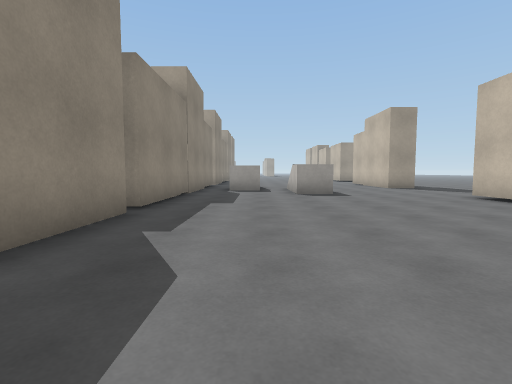
View 1 (above)

24 first-person views from a walk through a Unity game level. The camera is 1.2 m above the floor, tilts 4° down and sees 85° across. The floor is counted in squares, 2 m on a side. Each view is taken from the middle of a square. On the plan, view 1 faces up. The plan holds only what a view shows up to about 9 squares ahead; the rest is blank. The place goes on beyond the plan. The player character is not drawn. Surface patterns are stand-ins for the level's own textures.

View 2
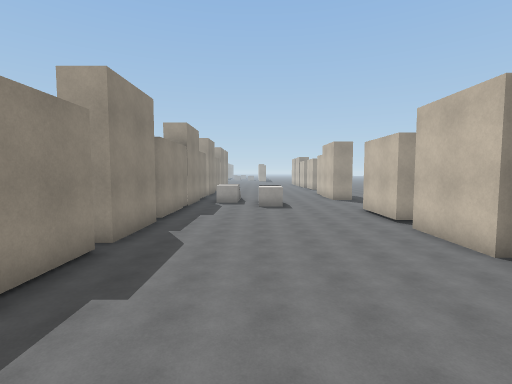

View 3
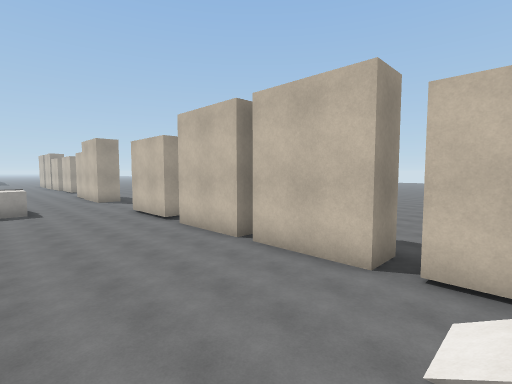

View 4
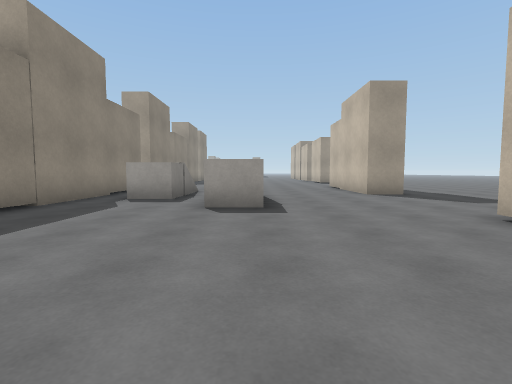

View 5
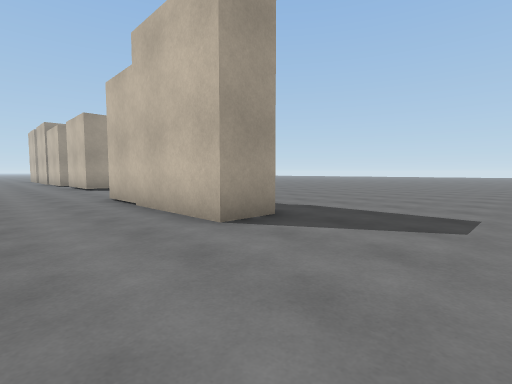

View 6
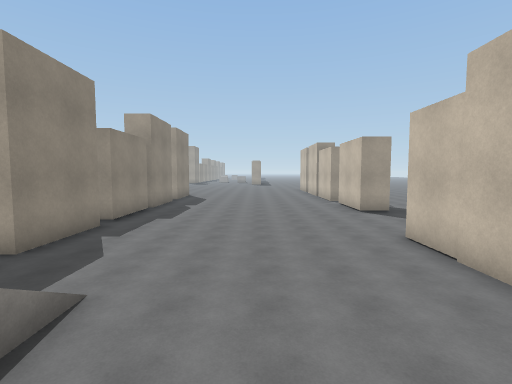

View 7
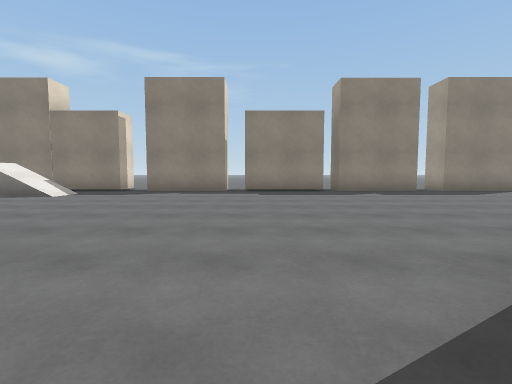

View 8
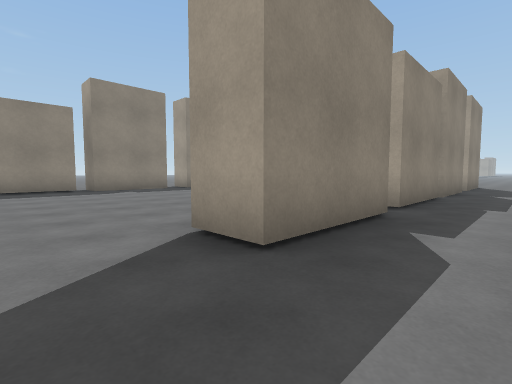

View 9
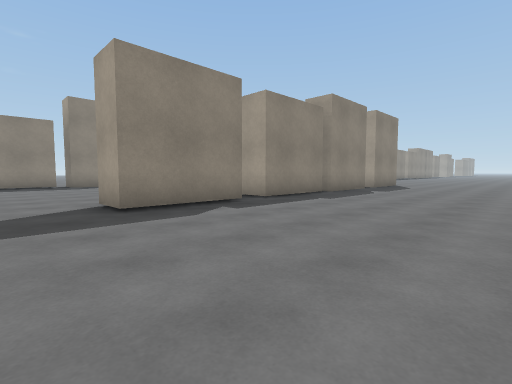

View 10
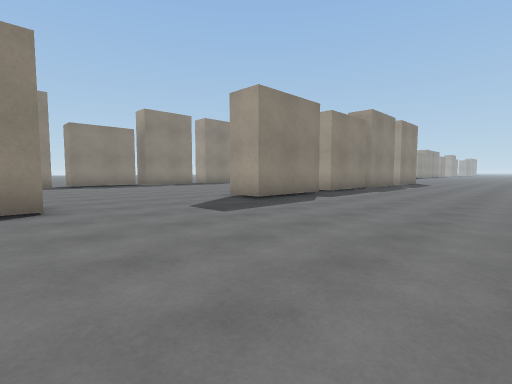

View 11
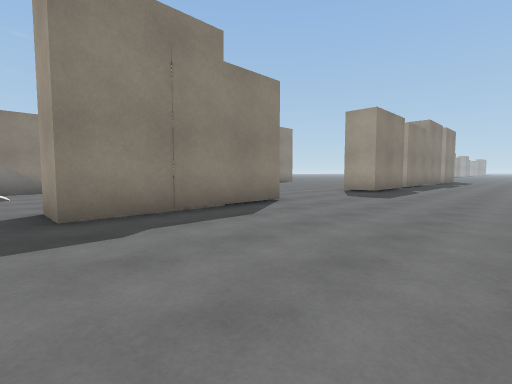

View 12
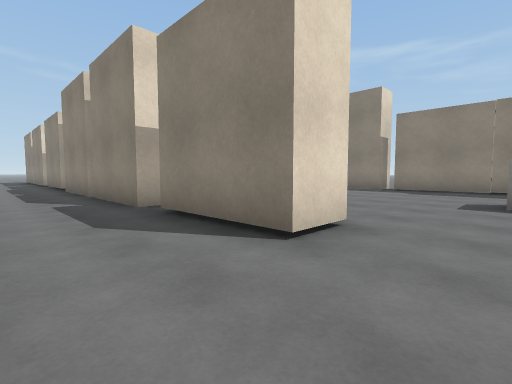

View 13
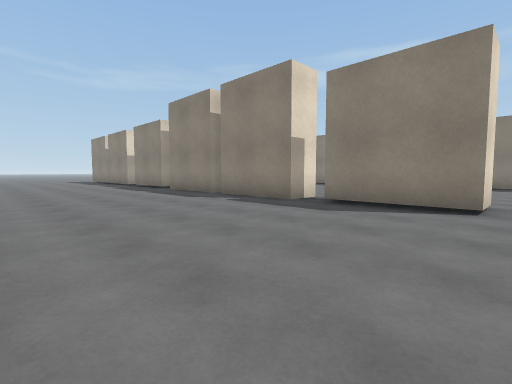

View 14
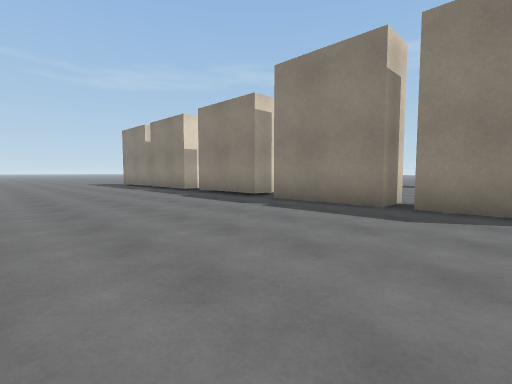

View 15
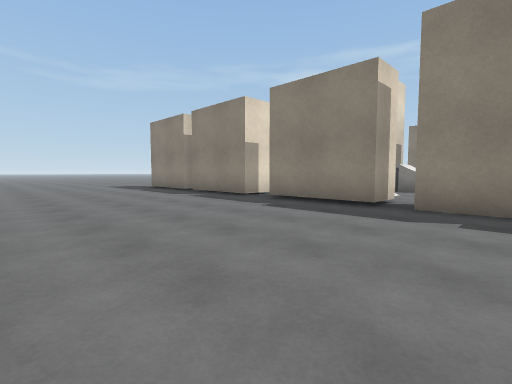

View 16
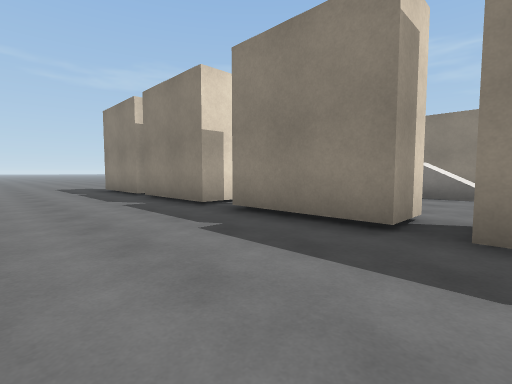

View 17
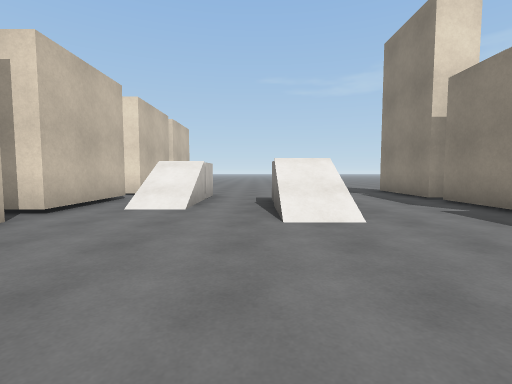

View 18
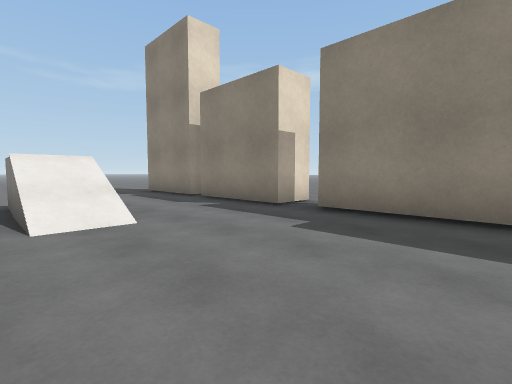

View 19
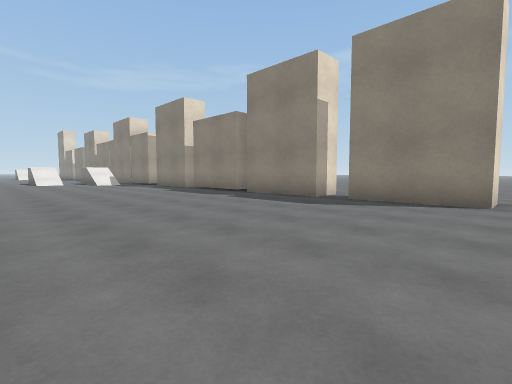

View 20
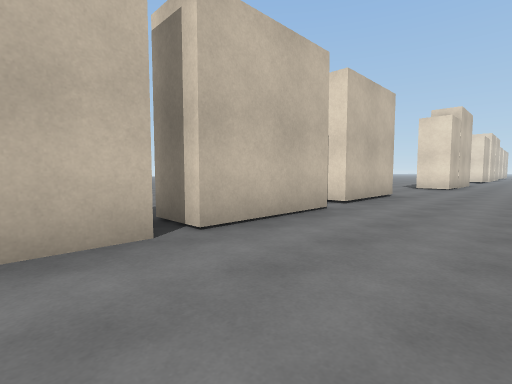

View 21
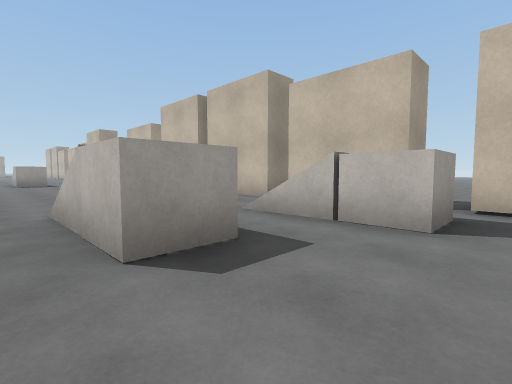

View 22
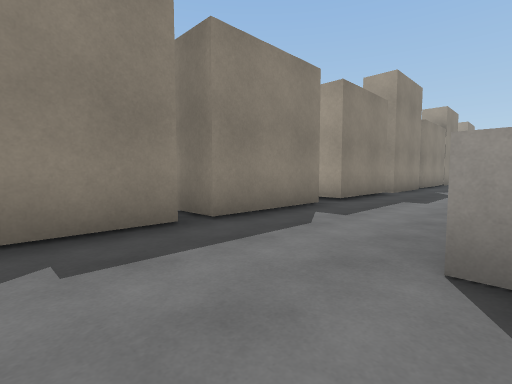

View 23
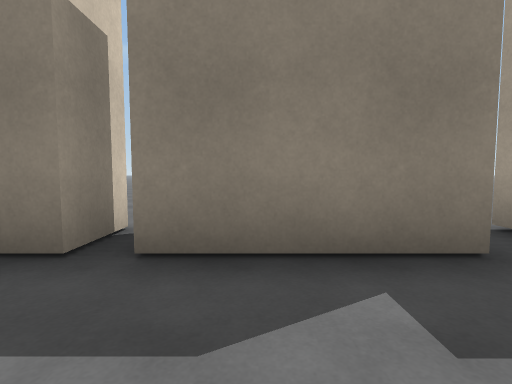

View 24
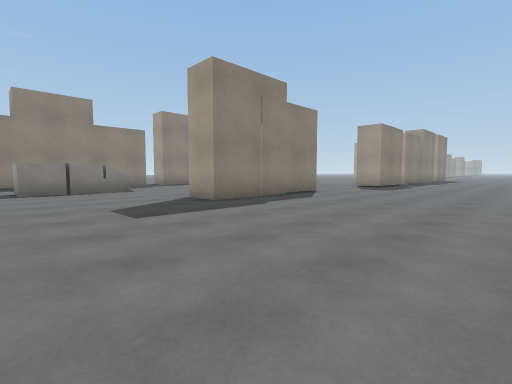

### Floor plan
Key: @ floor where view 1 was taken; # wall or solid block; . floor; / step, stairs or slope; ^ raised ledge.
Columns run from 5 left of view 1 to 11 right of it. Each row starts with its distance up from view 1.
 26 ...........#.....
 25   ##.......#.....
 24    #.......#.....
 23    #.......#.....
 22   ##.......#.....
 21    #.......#.....
 20    #.......#.....
 19    #.......#.....
 18    #.............
 17    #.............
 16    #.............
 15    #.............
 14    #......##.....
 13    .......##.....
 12    #//....##.....
 11    #//....##.....
 10    #/^//.........
  9    #..//.........
  8    #...#.........
  7    #.............
  6    #......##.....
  5    #......##.....
  4    #......##.....
  3    #......##.....
  2    #......##.....
  1    #......##.....
  0    #.@....##.....
 -1   ##......##.....
 -2   ........##.....
 -3   ##../...##.....
 -4   ##.././/##.....
 -5   ...././###.....
 -6   ##.....#.......
 -7    #......##.....

Where each view was taken, in squares from view 1:
view 1: 0 up, 0 right, facing up
view 2: 4 down, 1 right, facing up
view 3: 4 down, 1 right, facing up-right
view 4: 3 up, 2 right, facing up
view 5: 8 up, 3 right, facing up-right
view 6: 9 up, 2 right, facing up
view 7: 17 up, 7 right, facing left
view 8: 17 up, 8 right, facing up-left
view 9: 17 up, 11 right, facing up-left
view 10: 14 up, 11 right, facing up-left
view 11: 10 up, 10 right, facing up-left
view 12: 8 up, 8 right, facing down-left
view 13: 7 up, 11 right, facing down-left
view 14: 2 up, 11 right, facing down-left
view 15: 1 down, 11 right, facing down-left
view 16: 2 down, 9 right, facing down-left
view 17: 1 up, 2 right, facing down
view 18: 1 up, 2 right, facing down-left
view 19: 26 up, 4 right, facing down-left
view 20: 26 up, 3 right, facing down-right
view 21: 7 down, 0 right, facing up-right
view 22: 7 down, 1 right, facing up-left
view 23: 4 down, 0 right, facing left
view 24: 7 up, 11 right, facing up-left
